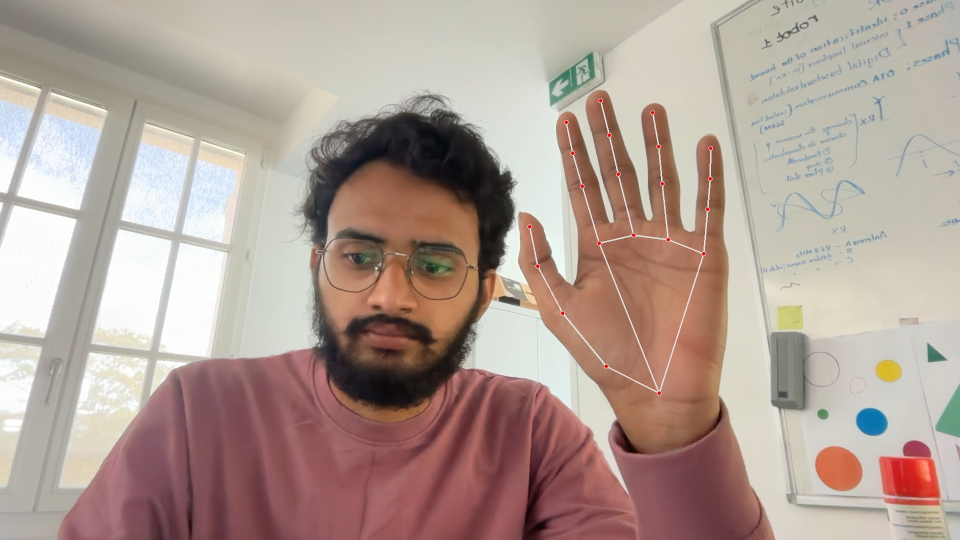
#> input picture dataset/Palm/0001.jpg, 1920 x 1080 px (shown at 1/2 size); its folder holds only this picture in this run
$ python augment.py
#> lines starting #> are read from the running program, lines starting #| are printed output that depends on the picture
import random
from pathlib import Path

import cv2

from config import DATASET_DIR

# -----------------------------
# Configuration
# -----------------------------

GESTURES = [
    "Palm",
    "Fist",
    "Peace",
    "Thumb_Up",
    "OK",
]

# Number of augmented images per original image
AUGMENTATIONS_PER_IMAGE = 4


def rotate(img):
    angle = random.uniform(-15, 15)
    h, w = img.shape[:2]
    matrix = cv2.getRotationMatrix2D((w // 2, h // 2), angle, 1.0)
    return cv2.warpAffine(img, matrix, (w, h))


def brightness(img):
    alpha = random.uniform(0.8, 1.2)
    beta = random.randint(-25, 25)
    return cv2.convertScaleAbs(img, alpha=alpha, beta=beta)


def flip(img):
    return cv2.flip(img, 1)


def blur(img):
    return cv2.GaussianBlur(img, (3, 3), 0)


def noise(img):
    n = random.randint(5, 15)
    gaussian = random.normalvariate(0, n)

    noise_img = img.copy().astype("float32")
    noise_img += gaussian

    return noise_img.clip(0, 255).astype("uint8")


augmentations = [
    rotate,
    brightness,
    flip,
    blur,
    noise,
]

# -----------------------------
# Start Augmentation
# -----------------------------

print("\nStarting Data Augmentation...\n")

total = 0

for gesture in GESTURES:

    folder = DATASET_DIR / gesture

    images = list(folder.glob("*.jpg"))

    print(f"{gesture}: {len(images)} original images")

    for image_path in images:

        image = cv2.imread(str(image_path))
#> image is the input picture: shape (1080, 1920, 3); mean B, G, R 149, 158.1, 176.5

        if image is None:
            continue

        for i in range(AUGMENTATIONS_PER_IMAGE):

            aug = random.choice(augmentations)

            aug_img = aug(image)

            output = folder / f"{image_path.stem}_aug_{i}.jpg"

            cv2.imwrite(str(output), aug_img)

            total += 1
#> this loop made 4 passes
#> pass 3, `aug_img = aug(image)`:
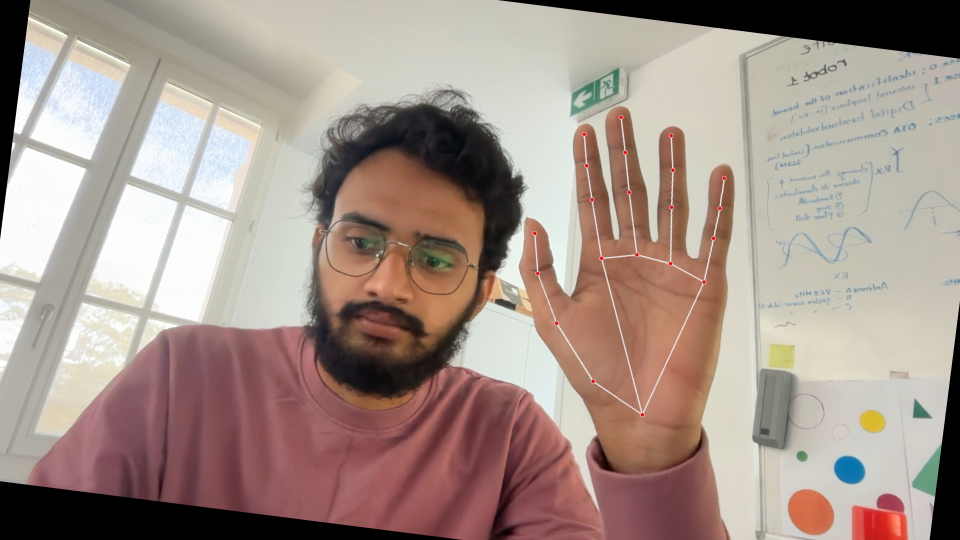
#> aug_img: shape (1080, 1920, 3) (shown at 1/2 size); mean B, G, R 138.7, 147.2, 164.6
#> after the loop, total = 4

print("\n==============================")
print("Augmentation Complete")
print("==============================")
print("New Images :", total)
